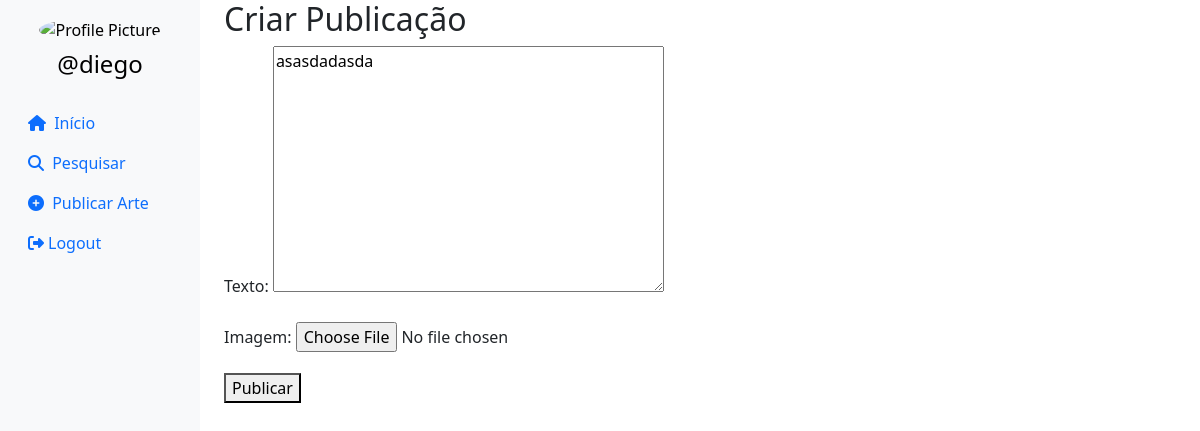
Before: /publicacao/3/editar/ (signed in) with the older database file.
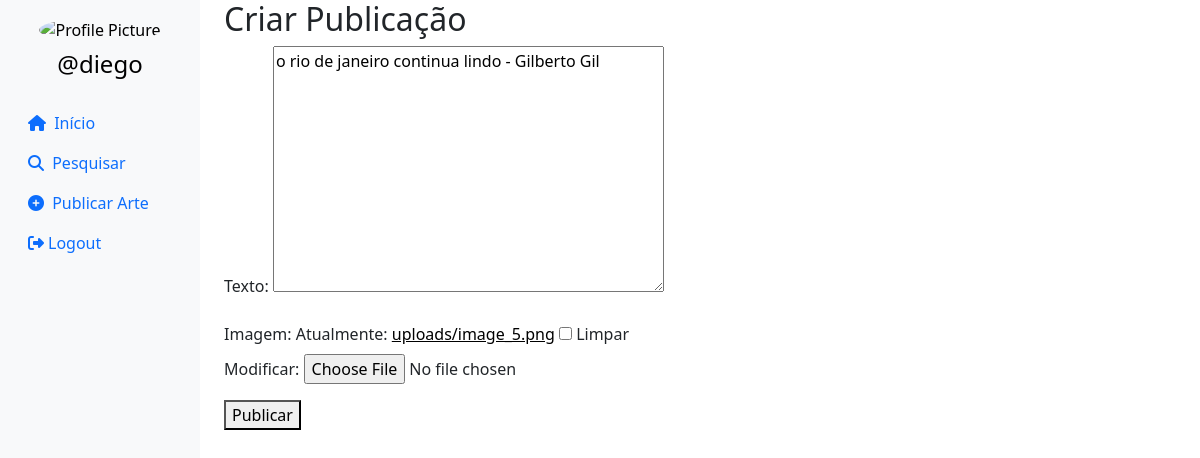
After: the same page with the newer database file.
### artes/models.py (models this page shows)
class Publicacao(models.Model):
    autor = models.ForeignKey(User, on_delete=models.CASCADE)
    texto = models.TextField(null=True, blank=True)
    audio = models.FileField(upload_to='uploads/', null=True, blank=True)
    imagem = models.ImageField(upload_to='uploads/', null=True, blank=True)
    video = models.FileField(upload_to='uploads/', null=True, blank=True)
    data_publicacao = models.DateTimeField(auto_now_add=True)

### artes/views.py (the view)
# urls.py: path('publicacao/<int:pk>/editar/', PublicacaoUpdate.as_view(), name='editar_publicacao'),
class PublicacaoUpdate(generic.UpdateView):
    model = Publicacao
    form_class = PublicacaoForm
    success_url = reverse_lazy("index")
    template_name = "criar_plub.html"

### artes/forms.py (shortened to what this page needs)
class PublicacaoForm(forms.ModelForm):
    class Meta:
        model = Publicacao
        fields = ['texto', 'imagem']

### artes/templates/criar_plub.html (shortened to what this page needs)
{% extends 'base.html' %}
{% block center %}
  <h2>Criar Publicação</h2>
  <form method="post" enctype="multipart/form-data">
    {{ form.as_p }}
    <button type="submit">Publicar</button>
  </form>
{% endblock %}

Changed rows visible on the page:
changed Publicacao: texto "asasdadasda" → "o rio de janeiro continua lindo - Gilberto Gil"
Other visible differences:
form field as_p: (not shown) → "☐"
text no longer shown: "Texto: Imagem:"
text now shown: "Texto: Imagem: Atualmente: uploads/image_5.png Limpar Modificar:"
